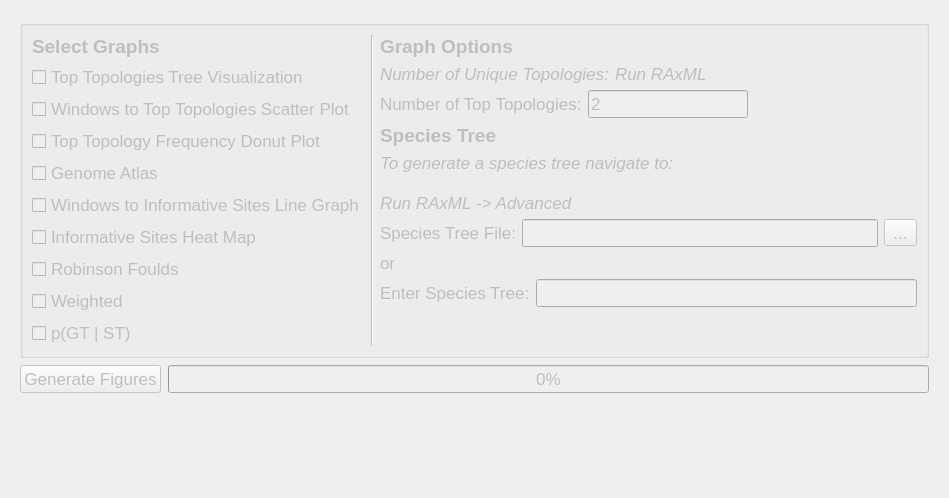
            <widget class="QWidget" name="graphOptionsPage">
             <property name="geometry">
              <rect>
               <x>0</x>
               <y>0</y>
               <width>949</width>
               <height>498</height>
              </rect>
             </property>
             <property name="sizePolicy">
              <sizepolicy hsizetype="Preferred" vsizetype="Minimum">
               <horstretch>0</horstretch>
               <verstretch>0</verstretch>
              </sizepolicy>
             </property>
             <attribute name="label">
              <string>Generate Figures</string>
             </attribute>
             <layout class="QVBoxLayout" name="verticalLayout_9">
              <item>
               <widget class="QWidget" name="generateFiguresWrapper" native="true">
                <property name="enabled">
                 <bool>false</bool>
                </property>
                <property name="sizePolicy">
                 <sizepolicy hsizetype="Preferred" vsizetype="Minimum">
                  <horstretch>0</horstretch>
                  <verstretch>0</verstretch>
                 </sizepolicy>
                </property>
                <property name="minimumSize">
                 <size>
                  <width>0</width>
                  <height>0</height>
                 </size>
                </property>
                <property name="font">
                 <font>
                  <pointsize>13</pointsize>
                  <weight>50</weight>
                  <bold>false</bold>
                 </font>
                </property>
                <property name="mouseTracking">
                 <bool>false</bool>
                </property>
                <property name="toolTip">
                 <string>RUN RAXML FIRST</string>
                </property>
                <property name="statusTip">
                 <string/>
                </property>
                <property name="whatsThis">
                 <string/>
                </property>
                <layout class="QVBoxLayout" name="verticalLayout_12">
                 <property name="spacing">
                  <number>7</number>
                 </property>
                 <item>
                  <widget class="QGroupBox" name="graphOptionsGroupBox">
                   <property name="font">
                    <font>
                     <pointsize>13</pointsize>
                     <weight>50</weight>
                     <bold>false</bold>
                    </font>
                   </property>
                   <layout class="QHBoxLayout" name="horizontalLayout_30">
                    <item>
                     <layout class="QVBoxLayout" name="verticalLayout_10">
                      <item>
                       <layout class="QHBoxLayout" name="horizontalLayout_44">
                        <item>
                         <widget class="QLabel" name="label_26">
                          <property name="font">
                           <font>
                            <family>Arial</family>
                            <pointsize>14</pointsize>
                            <weight>75</weight>
                            <bold>true</bold>
                           </font>
                          </property>
                          <property name="text">
                           <string>Select Graphs</string>
                          </property>
                         </widget>
                        </item>
                       </layout>
                      </item>
                      <item>
                       <layout class="QHBoxLayout" name="allTreesHL">
                        <item>
                         <widget class="QCheckBox" name="checkboxAllTrees">
                          <property name="minimumSize">
                           <size>
                            <width>0</width>
                            <height>21</height>
                           </size>
                          </property>
                          <property name="font">
                           <font>
                            <pointsize>13</pointsize>
                            <weight>50</weight>
                            <bold>false</bold>
                           </font>
                          </property>
                          <property name="toolTip">
                           <string/>
                          </property>
                          <property name="statusTip">
                           <string/>
                          </property>
                          <property name="whatsThis">
                           <string/>
                          </property>
                          <property name="accessibleName">
                           <string/>
                          </property>
                          <property name="accessibleDescription">
                           <string/>
                          </property>
                          <property name="text">
                           <string>Top Topologies Tree Visualization</string>
                          </property>
                          <property name="checked">
                           <bool>false</bool>
                          </property>
                         </widget>
                        </item>
                       </layout>
                      </item>
                      <item>
                       <layout class="QHBoxLayout" name="scatterPlotHL">
                        <item>
                         <widget class="QCheckBox" name="checkboxScatterPlot">
                          <property name="minimumSize">
                           <size>
                            <width>0</width>
                            <height>21</height>
                           </size>
                          </property>
                          <property name="font">
                           <font>
                            <pointsize>13</pointsize>
                            <weight>50</weight>
                            <bold>false</bold>
                           </font>
                          </property>
                          <property name="text">
                           <string>Windows to Top Topologies Scatter Plot</string>
                          </property>
                          <property name="checked">
                           <bool>false</bool>
                          </property>
                         </widget>
                        </item>
                       </layout>
                      </item>
                      <item>
                       <layout class="QHBoxLayout" name="scatterPlotHL_2">
                        <item>
                         <widget class="QCheckBox" name="checkboxDonutPlot">
                          <property name="minimumSize">
                           <size>
                            <width>0</width>
                            <height>21</height>
                           </size>
                          </property>
                          <property name="font">
                           <font>
                            <pointsize>13</pointsize>
                            <weight>50</weight>
                            <bold>false</bold>
                           </font>
                          </property>
                          <property name="text">
                           <string>Top Topology Frequency Donut Plot</string>
                          </property>
                          <property name="checked">
                           <bool>false</bool>
                          </property>
                         </widget>
                        </item>
                       </layout>
                      </item>
                      <item>
                       <layout class="QHBoxLayout" name="circleGraphHL">
                        <item>
                         <widget class="QCheckBox" name="checkboxCircleGraph">
                          <property name="minimumSize">
                           <size>
                            <width>0</width>
                            <height>21</height>
                           </size>
                          </property>
                          <property name="font">
                           <font>
                            <pointsize>13</pointsize>
                            <weight>50</weight>
                            <bold>false</bold>
                           </font>
                          </property>
                          <property name="text">
                           <string>Genome Atlas</string>
                          </property>
                          <property name="checked">
                           <bool>false</bool>
                          </property>
                         </widget>
                        </item>
                       </layout>
                      </item>
                      <item>
                       <layout class="QHBoxLayout" name="horizontalLayout_27">
                        <item>
                         <widget class="QCheckBox" name="checkboxWindowsToInfSites">
                          <property name="text">
                           <string>Windows to Informative Sites Line Graph</string>
                          </property>
                         </widget>
                        </item>
                       </layout>
                      </item>
                      <item>
                       <layout class="QHBoxLayout" name="heatMapHL">
                        <item>
                         <widget class="QCheckBox" name="checkboxHeatMap">
                          <property name="font">
                           <font>
                            <pointsize>13</pointsize>
                            <weight>50</weight>
                            <bold>false</bold>
                           </font>
                          </property>
                          <property name="text">
                           <string>Informative Sites Heat Map</string>
                          </property>
                          <property name="checked">
                           <bool>false</bool>
                          </property>
                         </widget>
                        </item>
                       </layout>
                      </item>
                      <item>
                       <layout class="QHBoxLayout" name="horizontalLayout_47">
                        <item>
                         <widget class="QCheckBox" name="checkboxRobinsonFoulds">
                          <property name="text">
                           <string>Robinson Foulds</string>
                          </property>
                         </widget>
                        </item>
                       </layout>
                      </item>
                      <item>
                       <layout class="QHBoxLayout" name="horizontalLayout_48">
                        <item>
                         <widget class="QCheckBox" name="checkboxWeighted">
                          <property name="text">
                           <string>Weighted</string>
                          </property>
                         </widget>
                        </item>
                       </layout>
                      </item>
                      <item>
                       <layout class="QHBoxLayout" name="horizontalLayout_8">
                        <item>
                         <widget class="QCheckBox" name="checkboxPGTST">
                          <property name="text">
                           <string>p(GT | ST)</string>
                          </property>
                         </widget>
                        </item>
                       </layout>
                      </item>
                      <item>
                       <spacer name="verticalSpacer_6">
                        <property name="orientation">
                         <enum>Qt::Vertical</enum>
                        </property>
                        <property name="sizeType">
                         <enum>QSizePolicy::MinimumExpanding</enum>
                        </property>
                        <property name="sizeHint" stdset="0">
                         <size>
                          <width>20</width>
                          <height>0</height>
                         </size>
                        </property>
                       </spacer>
                      </item>
                     </layout>
                    </item>
                    <item>
                     <widget class="Line" name="graphOptionsVLine">
                      <property name="orientation">
                       <enum>Qt::Vertical</enum>
                      </property>
                     </widget>
                    </item>
                    <item>
                     <layout class="QVBoxLayout" name="verticalLayout_11">
                      <item>
                       <widget class="QLabel" name="label_27">
                        <property name="font">
                         <font>
                          <family>Arial</family>
                          <pointsize>14</pointsize>
                          <weight>75</weight>
                          <bold>true</bold>
                         </font>
                        </property>
                        <property name="text">
                         <string>Graph Options</string>
                        </property>
                       </widget>
                      </item>
                      <item>
                       <layout class="QHBoxLayout" name="horizontalLayout_45">
                        <item>
                         <widget class="QLabel" name="label_32">
                          <property name="font">
                           <font>
                            <family>Arial</family>
                            <italic>true</italic>
                           </font>
                          </property>
                          <property name="text">
                           <string>Number of Unique Topologies:</string>
                          </property>
                         </widget>
                        </item>
                        <item>
                         <widget class="QLabel" name="numberOfUniqueTopologiesLabel">
                          <property name="font">
                           <font>
                            <family>Arial</family>
                            <italic>true</italic>
                           </font>
                          </property>
                          <property name="text">
                           <string>Run RAxML</string>
                          </property>
                          <property name="scaledContents">
                           <bool>false</bool>
                          </property>
                          <property name="margin">
                           <number>-1</number>
                          </property>
                          <property name="indent">
                           <number>-1</number>
                          </property>
                         </widget>
                        </item>
                        <item>
                         <spacer name="horizontalSpacer_31">
                          <property name="orientation">
                           <enum>Qt::Horizontal</enum>
                          </property>
                          <property name="sizeHint" stdset="0">
                           <size>
                            <width>40</width>
                            <height>20</height>
                           </size>
                          </property>
                         </spacer>
                        </item>
                       </layout>
                      </item>
                      <item>
                       <layout class="QHBoxLayout" name="horizontalLayout_46">
                        <item>
                         <widget class="QLabel" name="label_25">
                          <property name="text">
                           <string>Number of Top Topologies:</string>
                          </property>
                         </widget>
                        </item>
                        <item>
                         <widget class="QLineEdit" name="numberOfTopTopologiesEntry">
                          <property name="text">
                           <string>2</string>
                          </property>
                         </widget>
                        </item>
                        <item>
                         <spacer name="horizontalSpacer_27">
                          <property name="orientation">
                           <enum>Qt::Horizontal</enum>
                          </property>
                          <property name="sizeHint" stdset="0">
                           <size>
                            <width>169</width>
                            <height>20</height>
                           </size>
                          </property>
                         </spacer>
                        </item>
                       </layout>
                      </item>
                      <item>
                       <widget class="QLabel" name="label_33">
                        <property name="font">
                         <font>
                          <family>Arial</family>
                          <pointsize>14</pointsize>
                          <weight>75</weight>
                          <bold>true</bold>
                         </font>
                        </property>
                        <property name="text">
                         <string>Species Tree</string>
                        </property>
                       </widget>
                      </item>
                      <item>
                       <widget class="QLabel" name="label_34">
                        <property name="font">
                         <font>
                          <italic>true</italic>
                         </font>
                        </property>
                        <property name="text">
                         <string>To generate a species tree navigate to: 

Run RAxML -&gt; Advanced</string>
                        </property>
                        <property name="wordWrap">
                         <bool>true</bool>
                        </property>
                       </widget>
                      </item>
                      <item>
                       <layout class="QHBoxLayout" name="horizontalLayout_51">
                        <item>
                         <widget class="QLabel" name="label_35">
                          <property name="text">
                           <string>Species Tree File:</string>
                          </property>
                         </widget>
                        </item>
                        <item>
                         <widget class="QLineEdit" name="newickFileEntry">
                          <property name="readOnly">
                           <bool>true</bool>
                          </property>
                         </widget>
                        </item>
                        <item>
                         <widget class="QToolButton" name="newickFileBtn">
                          <property name="font">
                           <font>
                            <pointsize>13</pointsize>
                           </font>
                          </property>
                          <property name="text">
                           <string>...</string>
                          </property>
                         </widget>
                        </item>
                       </layout>
                      </item>
                      <item>
                       <widget class="QLabel" name="label_36">
                        <property name="text">
                         <string>or</string>
                        </property>
                       </widget>
                      </item>
                      <item>
                       <layout class="QHBoxLayout" name="horizontalLayout_54">
                        <item>
                         <widget class="QLabel" name="label_37">
                          <property name="text">
                           <string>Enter Species Tree:</string>
                          </property>
                         </widget>
                        </item>
                        <item>
                         <widget class="QLineEdit" name="speciesTreeEntry"/>
                        </item>
                       </layout>
                      </item>
                      <item>
                       <spacer name="verticalSpacer_4">
                        <property name="orientation">
                         <enum>Qt::Vertical</enum>
                        </property>
                        <property name="sizeType">
                         <enum>QSizePolicy::MinimumExpanding</enum>
                        </property>
                        <property name="sizeHint" stdset="0">
                         <size>
                          <width>20</width>
                          <height>0</height>
                         </size>
                        </property>
                       </spacer>
                      </item>
                     </layout>
                    </item>
                   </layout>
                  </widget>
                 </item>
                 <item>
                  <layout class="QHBoxLayout" name="horizontalLayout_5">
                   <item>
                    <widget class="QPushButton" name="generateFiguresBtn">
                     <property name="text">
                      <string>Generate Figures</string>
                     </property>
                    </widget>
                   </item>
                   <item>
                    <widget class="QProgressBar" name="generateFiguresProgressBar">
                     <property name="value">
                      <number>0</number>
                     </property>
                    </widget>
                   </item>
                  </layout>
                 </item>
                 <item>
                  <spacer name="verticalSpacer_13">
                   <property name="orientation">
                    <enum>Qt::Vertical</enum>
                   </property>
                   <property name="sizeType">
                    <enum>QSizePolicy::MinimumExpanding</enum>
                   </property>
                   <property name="sizeHint" stdset="0">
                    <size>
                     <width>20</width>
                     <height>0</height>
                    </size>
                   </property>
                  </spacer>
                 </item>
                </layout>
               </widget>
              </item>
             </layout>
            </widget>
